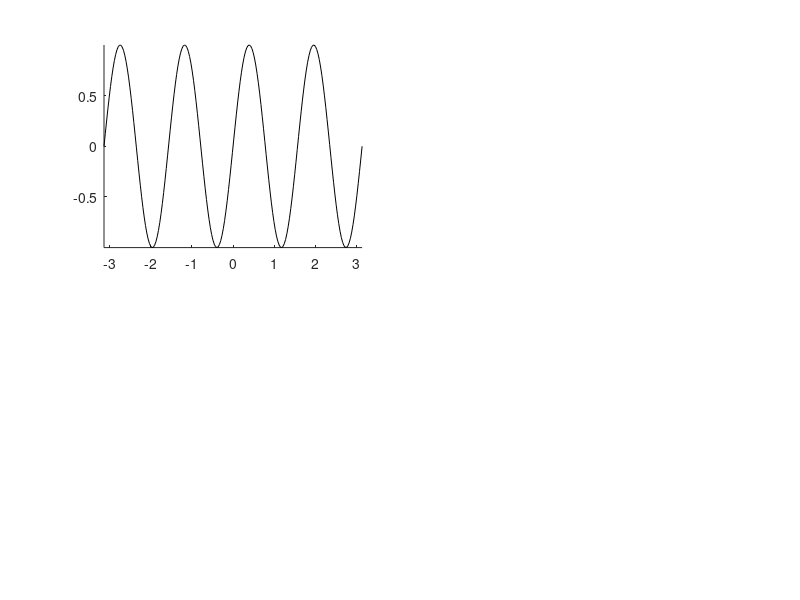

Recreate this plot in MATLAB. (Note: this script raises an error after producing the figure.)
% demo_plot.m
% Demonstrates use of the fill_between.m function



figure(1), clf
set(gcf,'Color',[1 1 1])
%%
% Example 1 ===============================================================
subplot(2,2,1)
x   = linspace(-pi,pi,200);
y2  = sin(x*4);
y1  = zeros(size(x));

plot(x,y2,'k-')
axis tight
box off

% define a binary vector of x values where we will fill
where = x>0 & x<pi/2;

% Define a set of patch properties that you want for your filled region
% See http://www.mathworks.co.uk/help/matlab/ref/patch_props.html
opts={'EdgeColor', 'none',...
    'FaceColor',[0.5 0.5 1]};

% Do the filling
h = fill_between(x,y1,y2, where, opts);

%%
% Example 2 ===============================================================
subplot(2,2,2)
x   = linspace(-4,4,200);
y2  = sin(x*4)/2;
y1  = sin(x*2);

plot(x,y1,'k-')
hold on
plot(x,y2,'k-')
box off

% Define a set of patch properties that you want for your filled region
% See http://www.mathworks.co.uk/help/matlab/ref/patch_props.html
opts={'EdgeColor', 'none',...
    'FaceColor',[1 0.5 0.5]};

% Do the filling
fill_between(x,y1,y2, [], opts);

%%
% Example 3 ===============================================================
subplot(2,2,3)
x   = linspace(-4,4,200);
y2  = sin(x*4)/2;
y1  = sin(x*2);

plot(x,y1,'k-')
hold on
plot(x,y2,'k-')
box off

% Do the filling
opts={'EdgeColor', 'none',...
    'FaceColor',[1 0.5 0.5]};
fill_between(x,y1,y2, y1>y2, opts);

opts={'EdgeColor', 'none',...
    'FaceColor',[0.5 1 0.5]};
fill_between(x,y1,y2, y1<y2, opts);


%%
% Example 4 ===============================================================
subplot(2,2,4)
x   = linspace(-4,4,600);
y1  = ones(size(x))*0.5;
y2  = sin(x*4);

plot(x,y2,'k-')
box off

% Do the filling
opts={'EdgeColor', 'none',...
    'FaceColor',[1 0.5 0.5]};
fill_between(x,y1,y2, y2>0.5, opts);

% Do the filling
opts={'EdgeColor', 'none',...
    'FaceColor',[0.5 1 0.5]};
fill_between(x,zeros(size(x)),y2, y2<0, opts);

